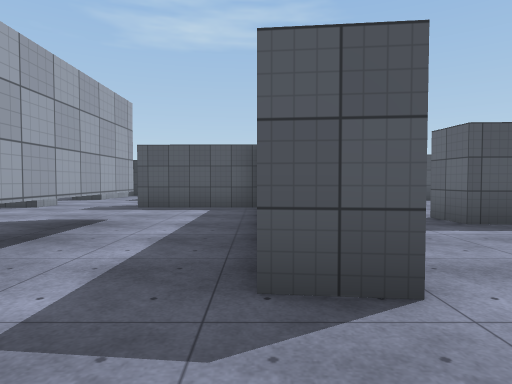
view 1 (above)

24 first-person views from a walk through a Unity game level. The camera is 1.3 m above the floor, tilts 2° down and sees 75° across. The floor is counted in squares, 2 m on a side. Each view is taken from the middle of a square. On the plan, view 1 faces up. The plan holds only what a view shows up to about 10 squares ahead; the rest is blank. The place goes on beyond the plan. The player is left out. Surface patterns are stand-ins for the level's own textures.

view 2
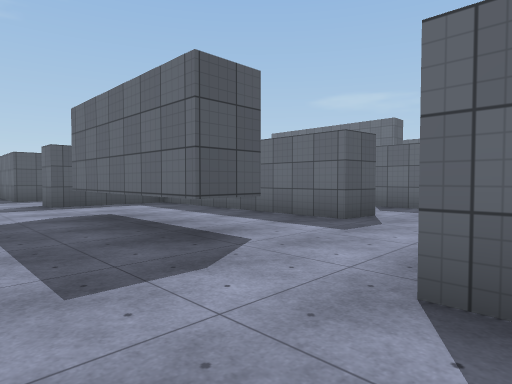

view 3
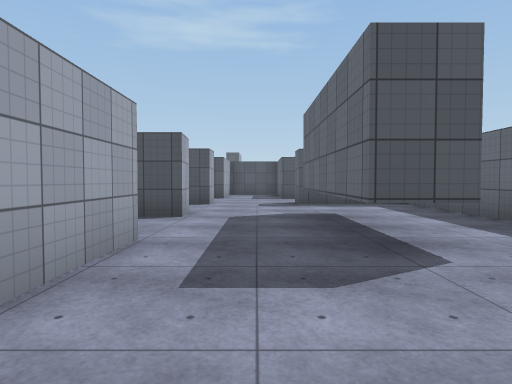

view 4
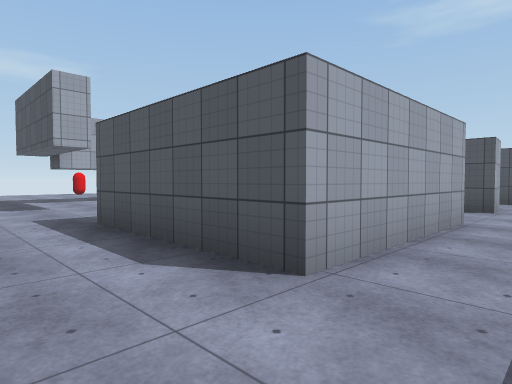

view 5
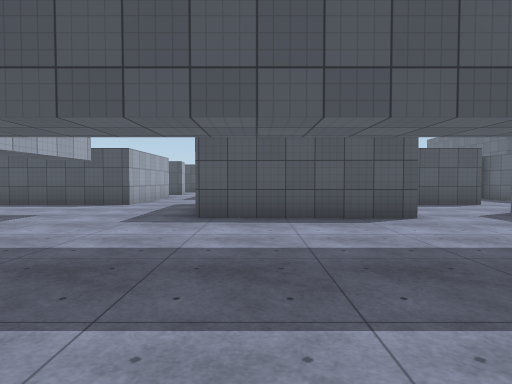

view 6
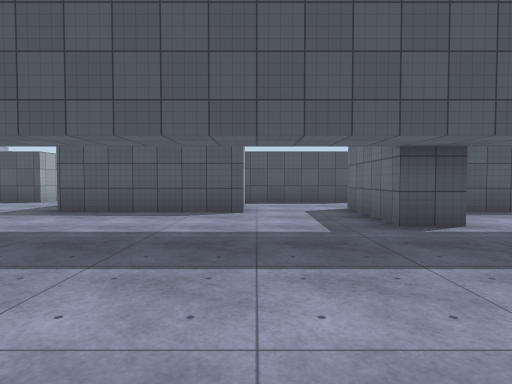

view 7
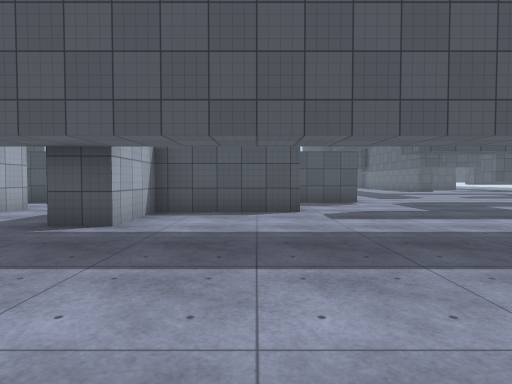

view 8
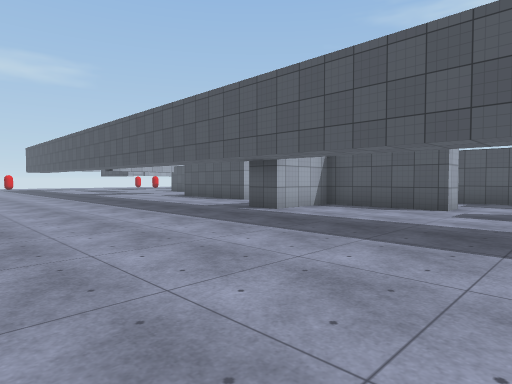

view 9
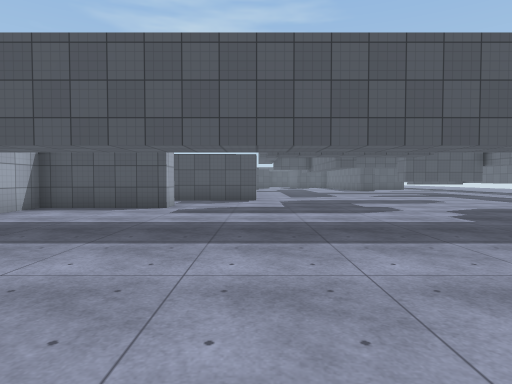

view 10
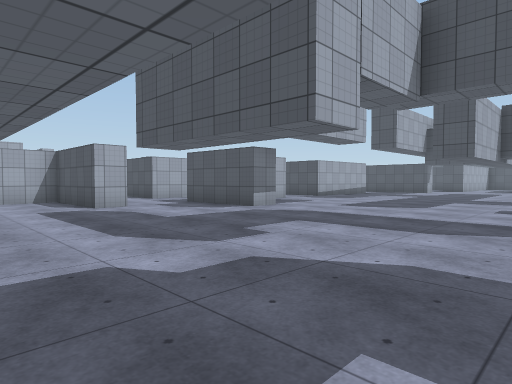

view 11
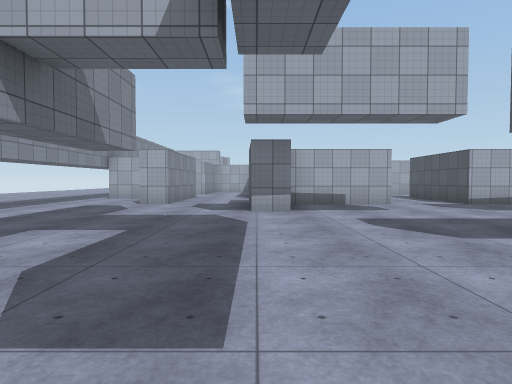

view 12
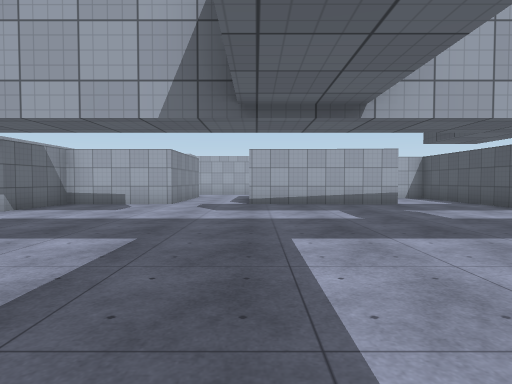

view 13
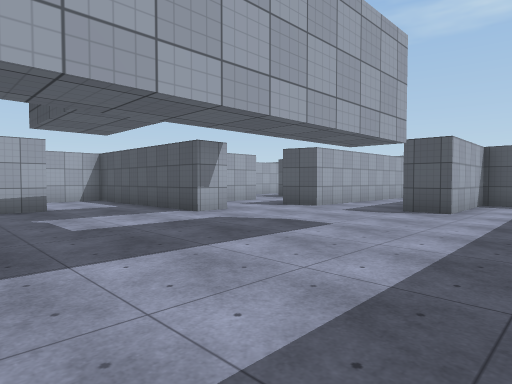

view 14
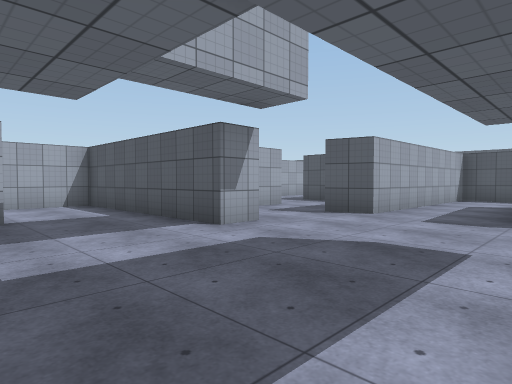

view 15
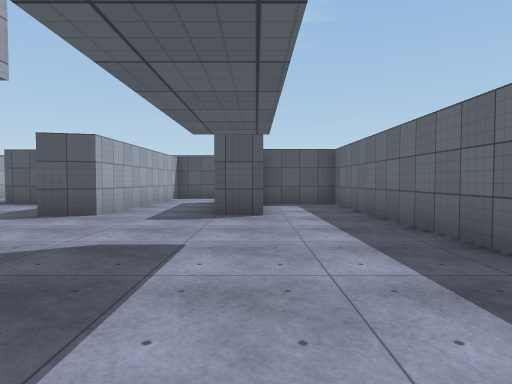

view 16
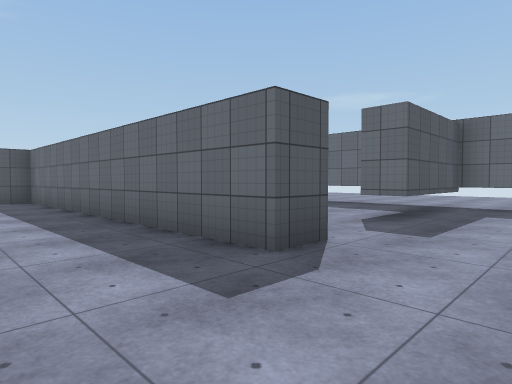

view 17
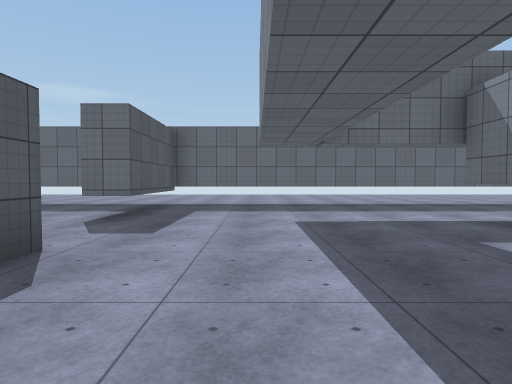

view 18
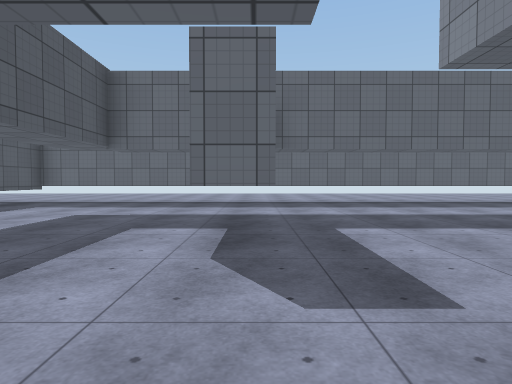

view 19
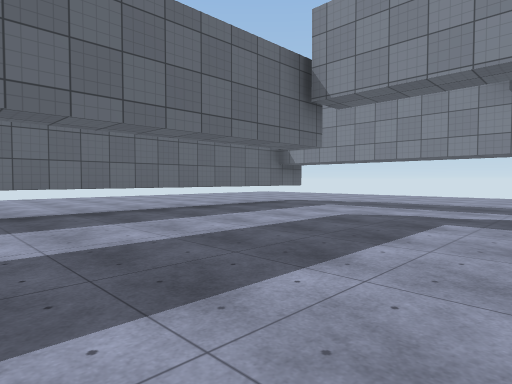

view 20
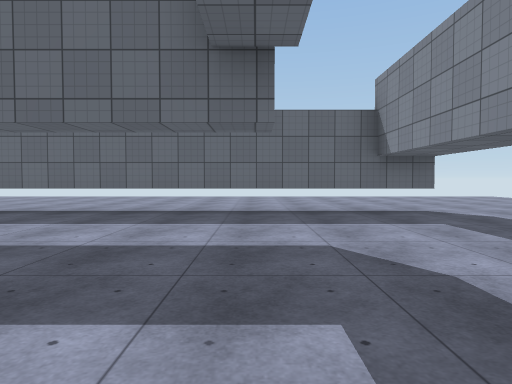

view 21
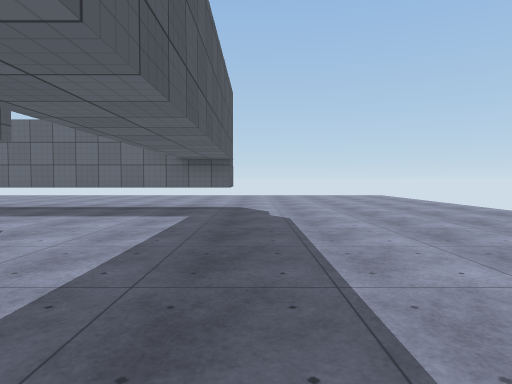

view 22
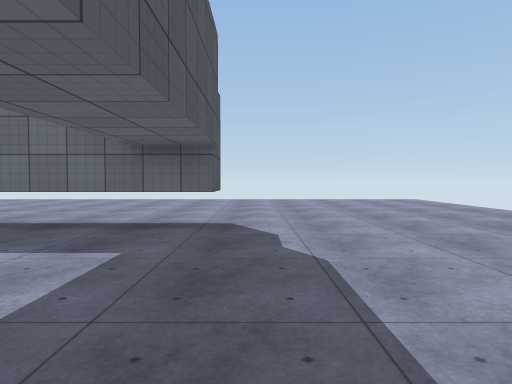

view 23
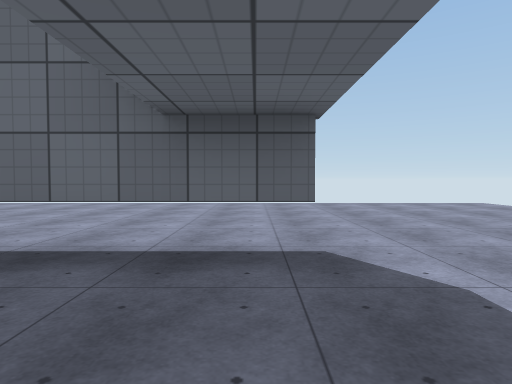

view 24
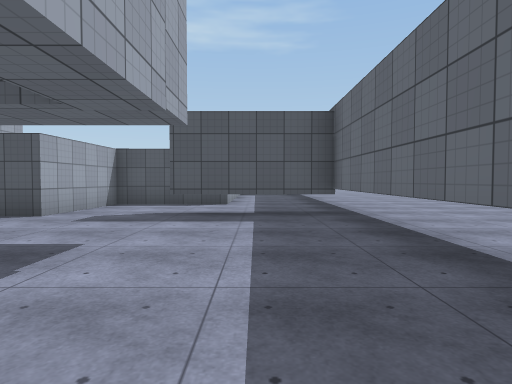

### Floor plan
Key: @ floor where view 1 was taken; # wall or solid block; . floor; T thing the floor can be seen under or through.
Columns run from 9 left of view 1 to 27 right of it. Each row starts with its distance up from view 1.
 21                     #
 20                     .
 19                    #.
 18                ##  #.
 17                ..  #. ####
 16                 .. #..#..#
 15                 #.##..#..#
 14                 #.#......#
 13                  ........#
 12                   #......#   .. ....
 11       #      ######......####..#....
 10     ...      #...........#.....T....
  9     ...      #...........#..... ....
  8    #...###      #...........TTTT...
  7    ......#      #..............T..
  6     .....#      #..............T.
  5    #..TT.# ..####..............T.
  4    ...TT.# ..  ................T.
  3     ..TT.# ..  ................T...
  2    #..TT.##.#  ##........###...T...
  1    #........    #..............T...
  0    #.....@      #..............T...
 -1 ####..########  ###............T.....
 -2 ......   ..... ................T.....
 -3  .....    ...  ................T.....
 -4   ....####..####...............T.....
 -5    .........##.................T.....
 -6     ........##.................T.....
 -7     ...........................T.....
 -8      ................. ..............
 -9       ................  .............
-10       ...............    ............
-11         ............      ...........
-12               .....         .........
-13                              ........

Where each view was taken, in squares from view 1:
view 1: 0 up, 0 right, facing up
view 2: 1 down, 5 left, facing up-right
view 3: 1 down, 4 left, facing up
view 4: 3 down, 4 left, facing up-left
view 5: 10 down, 2 left, facing up
view 6: 11 down, 1 right, facing up
view 7: 11 down, 6 right, facing up
view 8: 12 down, 9 right, facing up-left
view 9: 12 down, 9 right, facing up
view 10: 7 down, 15 right, facing up-left
view 11: 1 down, 16 right, facing left
view 12: 5 up, 16 right, facing left
view 13: 7 up, 15 right, facing up-left
view 14: 8 up, 13 right, facing up-left
view 15: 8 up, 13 right, facing up
view 16: 6 up, 13 right, facing up-right
view 17: 6 up, 13 right, facing right
view 18: 2 up, 12 right, facing right
view 19: 1 up, 15 right, facing down-right
view 20: 4 down, 15 right, facing right
view 21: 8 down, 14 right, facing right
view 22: 8 down, 17 right, facing right
view 23: 7 down, 19 right, facing right
view 24: 2 up, 20 right, facing up
